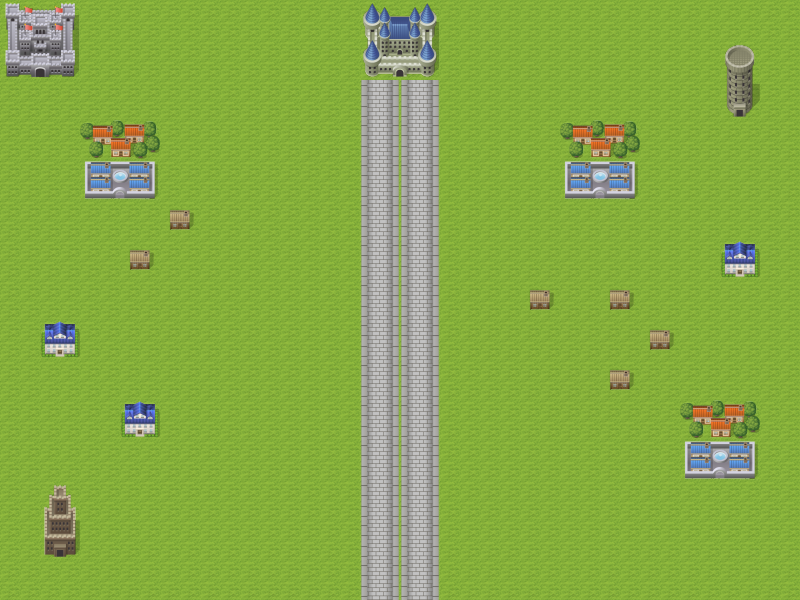

Tiled map render using the project's own tile images. Description and the whole map definition, tile-layer contents included, below:
An orthogonal 20x15 tile map with 40x40 px tiles, 2 tile layers (map3_1, map3_2).

<map version="1.2" tiledversion="1.3.1" orientation="orthogonal" renderorder="right-down" compressionlevel="-1" width="20" height="15" tilewidth="40" tileheight="40" infinite="0" nextlayerid="3" nextobjectid="1">
 <tileset firstgid="1" source="pipo-map001.tsx" />
 <layer id="1" name="map3_1" width="20" height="15">
  <data encoding="csv">
1,1,1,1,1,1,1,1,1,1,1,1,1,1,1,1,1,1,1,1,
1,1,1,1,1,1,1,1,1,1,1,1,1,1,1,1,1,1,1,1,
1,1,1,1,1,1,1,1,1,1,1,1,1,1,1,1,1,1,1,1,
1,1,1,1,1,1,1,1,1,1,1,1,1,1,1,1,1,1,1,1,
1,1,1,1,1,1,1,1,1,1,1,1,1,1,1,1,1,1,1,1,
1,1,1,1,1,1,1,1,1,1,1,1,1,1,1,1,1,1,1,1,
1,1,1,1,1,1,1,1,1,1,1,1,1,1,1,1,1,1,1,1,
1,1,1,1,1,1,1,1,1,1,1,1,1,1,1,1,1,1,1,1,
1,1,1,1,1,1,1,1,1,1,1,1,1,1,1,1,1,1,1,1,
1,1,1,1,1,1,1,1,1,1,1,1,1,1,1,1,1,1,1,1,
1,1,1,1,1,1,1,1,1,1,1,1,1,1,1,1,1,1,1,1,
1,1,1,1,1,1,1,1,1,1,1,1,1,1,1,1,1,1,1,1,
1,1,1,1,1,1,1,1,1,1,1,1,1,1,1,1,1,1,1,1,
1,1,1,1,1,1,1,1,1,1,1,1,1,1,1,1,1,1,1,1,
1,1,1,1,1,1,1,1,1,1,1,1,1,1,1,1,1,1,1,1
</data>
 </layer>
 <layer id="2" name="map3_2" width="20" height="15">
  <data encoding="csv">
52,53,0,0,0,0,0,0,0,54,55,0,0,0,0,0,0,0,0,0,
60,61,0,0,0,0,0,0,0,62,63,0,0,0,0,0,0,0,70,0,
0,0,0,0,0,0,0,0,0,20,20,0,0,0,0,0,0,0,78,0,
0,0,50,51,0,0,0,0,0,20,20,0,0,0,50,51,0,0,0,0,
0,0,58,59,0,0,0,0,0,20,20,0,0,0,58,59,0,0,0,0,
0,0,0,0,49,0,0,0,0,20,20,0,0,0,0,0,0,0,0,0,
0,0,0,49,0,0,0,0,0,20,20,0,0,0,0,0,0,0,65,0,
0,0,0,0,0,0,0,0,0,20,20,0,0,49,0,49,0,0,0,0,
0,65,0,0,0,0,0,0,0,20,20,0,0,0,0,0,49,0,0,0,
0,0,0,0,0,0,0,0,0,20,20,0,0,0,0,49,0,0,0,0,
0,0,0,65,0,0,0,0,0,20,20,0,0,0,0,0,0,50,51,0,
0,0,0,0,0,0,0,0,0,20,20,0,0,0,0,0,0,58,59,0,
0,71,0,0,0,0,0,0,0,20,20,0,0,0,0,0,0,0,0,0,
0,79,0,0,0,0,0,0,0,20,20,0,0,0,0,0,0,0,0,0,
0,0,0,0,0,0,0,0,0,20,20,0,0,0,0,0,0,0,0,0
</data>
 </layer>
</map>
